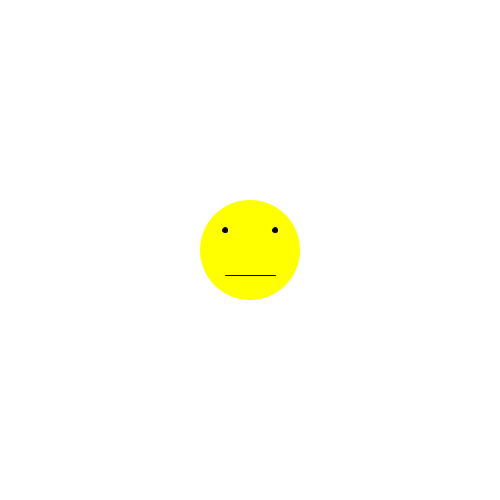
Frame 1 (no input)
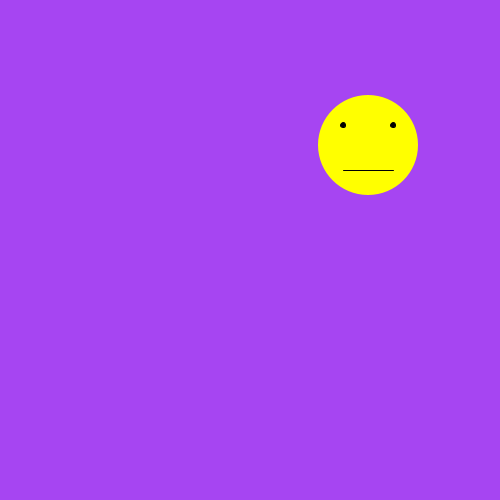
Frame 60 (the mouse pressed at the canvas centre just before this capture)
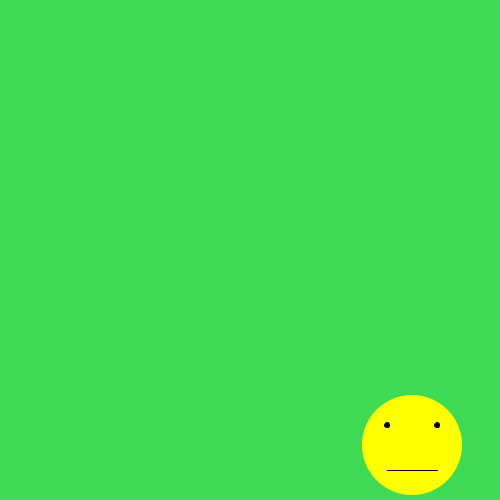
Frame 120 (the mouse held since frame 60 and released just before this capture)

The Processing sketch that drew these frames (run headless with seeded random() and noise(); from frame 60 on, the mouse is pressed at the canvas centre):

// Processing sketch: processing_36645
// ── processing_36645.pde

int x = 250;
int y = 250;
int speedx = 2;
int speedy = -5;
int r = 255;
int g = 255;
int b = 255;

//setup
void setup(){
  size(500,500);
  smooth();
  frameRate(20);
}

void draw(){
background(r,g,b);
ellipseMode(CENTER);
fill(255,255,0);
noStroke();
ellipse(x,y,100,100);

fill(0);
stroke(0);
ellipse(x-25,y-20,5,5);
ellipse(x+25,y-20,5,5);

line(x-25,y+25,x+25,y+25);

x = constrain(x,50,450);
y = constrain(y,50,450);

x = x + speedx;
y = y + speedy;

  if((y==50)||(y==450)){
  speedy = speedy * -1;
  r = (int) random(5,255);
  g = (int) random(5,255);
  b = (int) random(5,255);
  
  }
  
   if((x==50)||(x==450)){
  speedx = speedx * -1;
  r = (int) random(5,255);
  g = (int) random(5,255);
  b = (int) random(5,255);
  }
  
}
